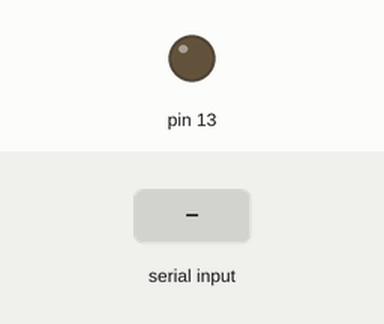
This sketch was run on a simulated Arduino Uno, built with avr-gcc and run on an emulated ATmega328P. On the bench: output pins drawn as LEDs (lit = HIGH). The test bench sets the inputs (shaded band). What the sketch prints to the serial monitor is not drawn.

Above: at 2.1 s.
2.2 s: "1" received over Serial
At 4.1 s:
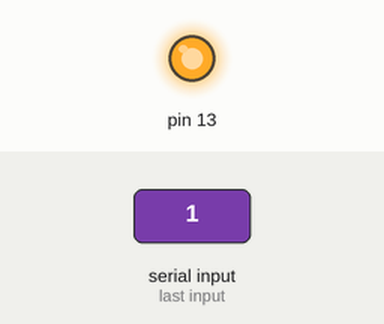
4.5 s: "2" received over Serial
At 6.4 s:
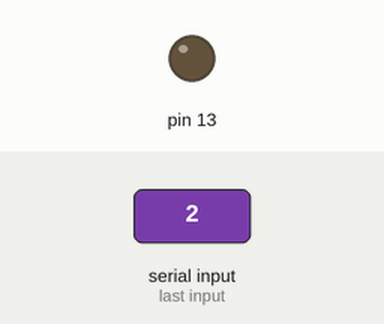
Timing chart, 0 to 7.9 s (numbered marks = the images above; inputs shaded):
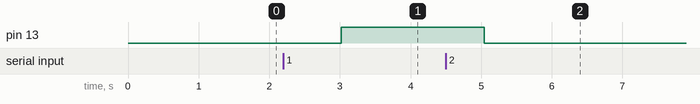

The sketch:

ArduinoTesting.ino
```cpp
void setup() {
  Serial.begin(9600);
  pinMode(13, OUTPUT);
  Serial.write("Hello, Java");
}
void writer() {
  Serial.write("Hello, Java");
}
void loop() {
  Serial.write("hi java");
  delay(1000);
 if (Serial.available() > 0) {
//  char inByte = Serial.read();
  int inByte = Serial.read();
  Serial.println(inByte);
  switch (inByte) {
    case '1':
        Serial.write("turning ON");
        digitalWrite(13, HIGH);
      break;
    case '2':
        Serial.write("turning OFF");
        digitalWrite(13, LOW);
      break;
    case '/n': break;
    default: Serial.write("TX");
      break;
  }
//  delay(10);
//  writer();
 }
 delay(10);
// Serial.flush();
}
```

Measured:
- after the input at 2.2 s, pin 13: LOW → HIGH after 0.82 s
- after the input at 4.5 s, pin 13: HIGH → LOW after 0.54 s
